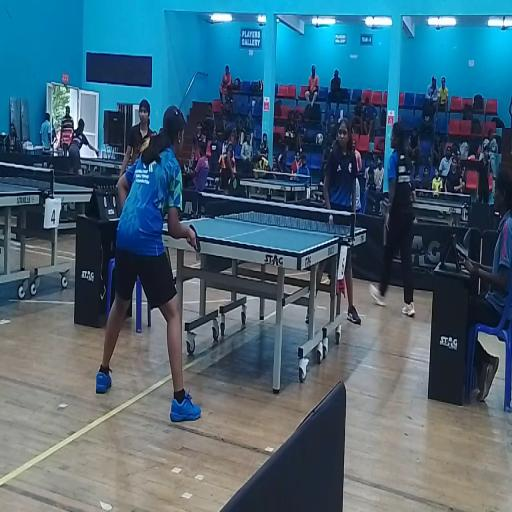
#> input picture backend/datasets/ball/test/images/frame_00014_jpg.rf.68a255c4bbd48e5ff5f216b2ef6713b9.jpg, 512 x 512 px; its folder holds only this picture in this run
$ python -i ttnet_analysis.py   (imports and definitions only)
#> lines starting #> are read from the running program, lines starting #| are printed output that depends on the picture; after the words box and inside, x2 and y2 are one past the last pixel; in counts of white or black regions, pixels touching at a corner belong together
#> further down, picture is the input picture: shape (512, 512, 3); mean B, G, R 118, 100.5, 69.6
"""
Advanced Table Tennis Video Analysis Module
Inspired by TTNet: Real-time temporal and spatial video analysis
Implements: Ball Detection, Player Segmentation, Event Spotting
"""

import cv2
import numpy as np
from typing import List, Dict, Tuple, Optional, Any
import json
import logging
from sklearn.cluster import DBSCAN
from scipy import ndimage
from collections import deque
import time

from ball_tracker import BallTracker, get_onnx_ball_detector

logger = logging.getLogger(__name__)

class BallDetector:
    """
    Two-stage ball detection inspired by TTNet
    Stage 1: Global detection for rough ball position
    Stage 2: Local refinement for precise location
    """

    # [155 lines left out: functions __init__, _candidates_from_mask, detect_ball_global, detect_ball_local, _calculate_motion_consistency, _template_match_score, not called in this run]

class PlayerSegmentation:
    """
    Player and scene segmentation inspired by TTNet
    Segments: Players, Table, Background, Scoreboard
    """

    def __init__(self):
        self.background_subtractor = cv2.createBackgroundSubtractorMOG2(detectShadows=True)
        self.table_mask = None
        self.segmentation_history = deque(maxlen=10)

    def segment_scene(self, frame: np.ndarray) -> Dict[str, np.ndarray]:
        """
        Segment the frame into different components
        Returns: Dictionary with masks for 'players', 'table', 'background'
        """
        height, width = frame.shape[:2]
#> height = 512; width = 512

        # Initialize result masks
        masks = {
            'players': np.zeros((height, width), dtype=np.uint8),
            'table': np.zeros((height, width), dtype=np.uint8),
            'background': np.zeros((height, width), dtype=np.uint8),
            'scoreboard': np.zeros((height, width), dtype=np.uint8)
        }

        # 1. Table detection (green surface)
        table_mask = self._detect_table(frame)
        masks['table'] = table_mask

        # 2. Player detection using background subtraction and color analysis
        player_mask = self._detect_players(frame, table_mask)
        masks['players'] = player_mask

        # 3. Scoreboard detection (usually in corners/edges)
        scoreboard_mask = self._detect_scoreboard(frame)
        masks['scoreboard'] = scoreboard_mask

        # 4. Background is everything else
        background_mask = np.ones((height, width), dtype=np.uint8) * 255
        background_mask = cv2.bitwise_and(background_mask, cv2.bitwise_not(table_mask))
        background_mask = cv2.bitwise_and(background_mask, cv2.bitwise_not(player_mask))
        background_mask = cv2.bitwise_and(background_mask, cv2.bitwise_not(scoreboard_mask))
        masks['background'] = background_mask

        # Store in history for temporal consistency
        self.segmentation_history.append(masks)

        return masks

    def _detect_table(self, frame: np.ndarray) -> np.ndarray:
        """Detect table tennis table (green surface)"""
        hsv = cv2.cvtColor(frame, cv2.COLOR_BGR2HSV)
#> hsv: shape (512, 512, 3); mean H, S, V 85.6, 115.4, 122.1

        # Green color range for table
        lower_green = np.array([40, 40, 40])
        upper_green = np.array([80, 255, 255])

        mask = cv2.inRange(hsv, lower_green, upper_green)
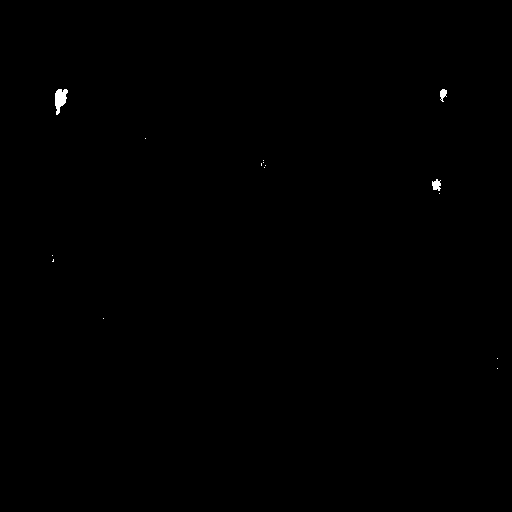
#> mask: shape (512, 512); 0.14% white; 15 white regions (12 under 20 px), largest, box (x1, y1, x2, y2) and area: (55, 89, 68, 115) 212, (432, 179, 441, 191) 76, (440, 89, 447, 102) 59

        # Morphological operations to clean up
        kernel = cv2.getStructuringElement(cv2.MORPH_RECT, (5, 5))
        mask = cv2.morphologyEx(mask, cv2.MORPH_CLOSE, kernel)
#> mask: shape (512, 512); 0.15% white; 10 white regions (7 under 20 px), largest, box (x1, y1, x2, y2) and area: (55, 89, 68, 115) 221, (432, 179, 441, 194) 88, (440, 89, 447, 102) 68
        mask = cv2.morphologyEx(mask, cv2.MORPH_OPEN, kernel)
#> mask: shape (512, 512); 0.12% white; 3 white regions

        # Find largest contour (likely the table)
        contours, _ = cv2.findContours(mask, cv2.RETR_EXTERNAL, cv2.CHAIN_APPROX_SIMPLE)
#> contours = 3 contours; box (x1, y1, x2, y2) and area: (55, 89, 67, 107) 164, (432, 180, 441, 190) 64, (440, 90, 447, 97) 36

        if contours:
            largest_contour = max(contours, key=cv2.contourArea)
#> largest_contour = contour of 13 points, box (x1, y1, x2, y2) (55, 89, 67, 107), area 164

            # Create mask from largest contour
            table_mask = np.zeros(mask.shape, dtype=np.uint8)
            cv2.fillPoly(table_mask, [largest_contour], 255)
#> table_mask: shape (512, 512); 0.07% white; 1 white region, box (x1, y1, x2, y2) and area: (55, 89, 67, 107) 189

            return table_mask

        return mask

    def _detect_players(self, frame: np.ndarray, table_mask: np.ndarray) -> np.ndarray:
        """Detect players using background subtraction and skin color detection"""
        # Background subtraction
        fg_mask = self.background_subtractor.apply(frame)
#> fg_mask: shape (512, 512); values 127 (black) and 255 (white), 0% white in thin lines or dots, all inside (x1, y1, x2, y2) = (220, 307, 221, 308)

        # Remove table area from foreground
        fg_mask = cv2.bitwise_and(fg_mask, cv2.bitwise_not(table_mask))

        # Skin color detection (additional cue for players)
        skin_mask = self._detect_skin_color(frame)
#> in _detect_skin_color, `ycrcb = cv2.cvtColor(frame, cv2.COLOR_BGR2YCrCb)`: ycrcb: shape (512, 512, 3); mean of channels 0, 1, 2 93.3, 111.1, 142
#> in _detect_skin_color, `skin_mask = cv2.inRange(ycrcb, lower_skin, upper_skin)`: skin_mask: shape (512, 512); 9.9% white; 27 white regions (12 under 20 px), largest, box (x1, y1, x2, y2) and area: (96, 366, 340, 512) 13825, (424, 410, 502, 510) 5413, (64, 315, 143, 415) 3151
#> in _detect_skin_color, `skin_mask = cv2.morphologyEx(skin_mask, cv2.MORPH_OPEN, kernel)`: skin_mask: shape (512, 512); 9.8% white; 23 white regions (8 under 20 px), largest, box (x1, y1, x2, y2) and area: (96, 366, 340, 512) 13752, (424, 410, 493, 510) 5335, (64, 315, 143, 415) 3123

        # Combine foreground and skin detection
        player_mask = cv2.bitwise_or(fg_mask, skin_mask)
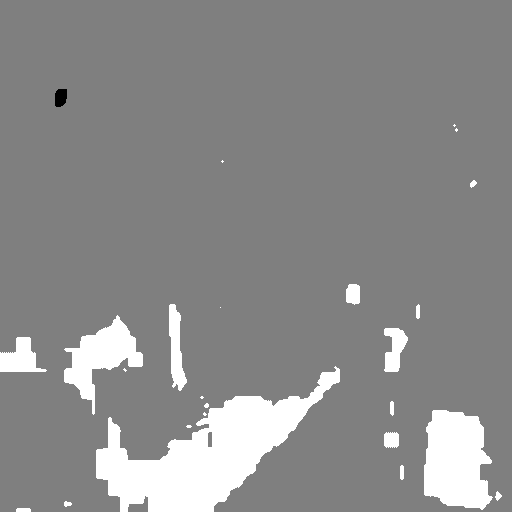
#> player_mask: shape (512, 512); min 0, max 255, mean 139.4

        # Remove table area again
        player_mask = cv2.bitwise_and(player_mask, cv2.bitwise_not(table_mask))

        # Morphological operations
        kernel = cv2.getStructuringElement(cv2.MORPH_ELLIPSE, (7, 7))
        player_mask = cv2.morphologyEx(player_mask, cv2.MORPH_CLOSE, kernel)
        player_mask = cv2.morphologyEx(player_mask, cv2.MORPH_OPEN, kernel)

        # Filter small components
        contours, _ = cv2.findContours(player_mask, cv2.RETR_EXTERNAL, cv2.CHAIN_APPROX_SIMPLE)
#> contours = [[[0, 0], [0, 511], [511, 511], [511, 0]]]
        filtered_mask = np.zeros(player_mask.shape, dtype=np.uint8)

        min_area = 500  # Minimum area for player detection
        for contour in contours:
            if cv2.contourArea(contour) > min_area:
                cv2.fillPoly(filtered_mask, [contour], 255)
#> this loop made 1 pass
#> contour on pass 1: [[0, 0], [0, 511], [511, 511], [511, 0]]
#> filtered_mask: shape (512, 512); every value is 255

        return filtered_mask

    def _detect_skin_color(self, frame: np.ndarray) -> np.ndarray:
        """Detect skin color regions"""
        # Convert to YCrCb color space (better for skin detection)
        ycrcb = cv2.cvtColor(frame, cv2.COLOR_BGR2YCrCb)

        # Define skin color range
        lower_skin = np.array([0, 133, 77])
        upper_skin = np.array([255, 173, 127])

        skin_mask = cv2.inRange(ycrcb, lower_skin, upper_skin)

        # Morphological operations
        kernel = cv2.getStructuringElement(cv2.MORPH_ELLIPSE, (3, 3))
        skin_mask = cv2.morphologyEx(skin_mask, cv2.MORPH_OPEN, kernel)

        return skin_mask

    def _detect_scoreboard(self, frame: np.ndarray) -> np.ndarray:
        """Detect scoreboard areas (usually text regions in corners)"""
        gray = cv2.cvtColor(frame, cv2.COLOR_BGR2GRAY)
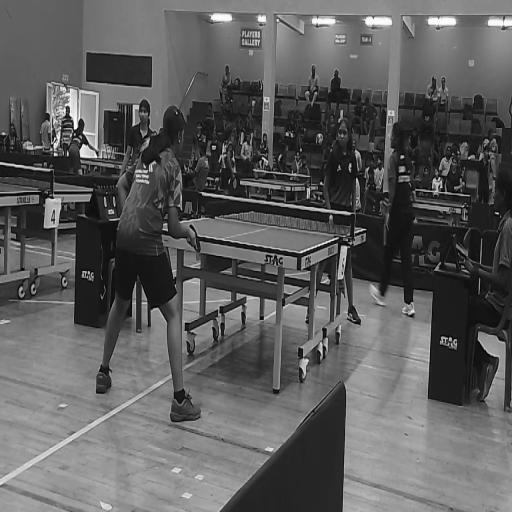
#> gray: shape (512, 512); min 0, max 255, mean 93.3
        height, width = gray.shape
#> height = 512; width = 512

        # Focus on corner regions where scoreboards typically appear
        corner_regions = [
            (0, 0, width//3, height//4),  # Top-left
            (2*width//3, 0, width, height//4),  # Top-right
            (0, 3*height//4, width//3, height),  # Bottom-left
            (2*width//3, 3*height//4, width, height)  # Bottom-right
        ]

        scoreboard_mask = np.zeros(gray.shape, dtype=np.uint8)

        for x1, y1, x2, y2 in corner_regions:
            roi = gray[y1:y2, x1:x2]

            # Detect text-like regions using edge detection
            edges = cv2.Canny(roi, 100, 200)

            # Find contours that might be text
            contours, _ = cv2.findContours(edges, cv2.RETR_EXTERNAL, cv2.CHAIN_APPROX_SIMPLE)

            for contour in contours:
                area = cv2.contourArea(contour)
                if 100 < area < 5000:  # Text-like area
                    # Draw contour on scoreboard mask
                    cv2.fillPoly(scoreboard_mask[y1:y2, x1:x2], [contour], 255)
#> this loop made 4 passes
#> contours on pass 4: 16 contours, all with area under 20
#> pass 1, in _detect_scoreboard, `roi = gray[y1:y2, x1:x2]`:
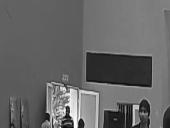
#> roi: shape (128, 170); min 4, max 253, mean 101.1
#> after the loop:
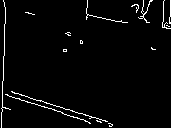
#> edges: shape (128, 171); 2.8% white in thin lines or dots
#> after the loop:
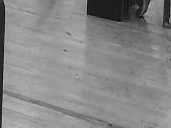
#> roi: shape (128, 171); min 6, max 190, mean 135.3

        return scoreboard_mask

class EventSpotter:
    """
    Event detection inspired by TTNet
    Detects: Ball bounces, Net hits, Serves, Rallies, Points
    """

    # [182 lines left out: functions __init__, detect_events, _detect_ball_bounce, _detect_net_hit, _detect_serve_motion, _detect_rally_end, not called in this run]

class TTNetAnalyzer:
    """
    Main analyzer class combining all TTNet-inspired modules
    """

    # [788 lines left out: functions __init__, analyze_frame, _calculate_analysis_quality, get_match_statistics, analyze_video_real, analyze_video_with_ttnet and 10 more, not called in this run]

>>> import cv2
>>> picture = cv2.imread('datasets/ball/test/images/frame_00014_jpg.rf.68a255c4bbd48e5ff5f216b2ef6713b9.jpg')
>>> result = PlayerSegmentation().segment_scene(picture)
#> in segment_scene, `scoreboard_mask = self._detect_scoreboard(frame)`:
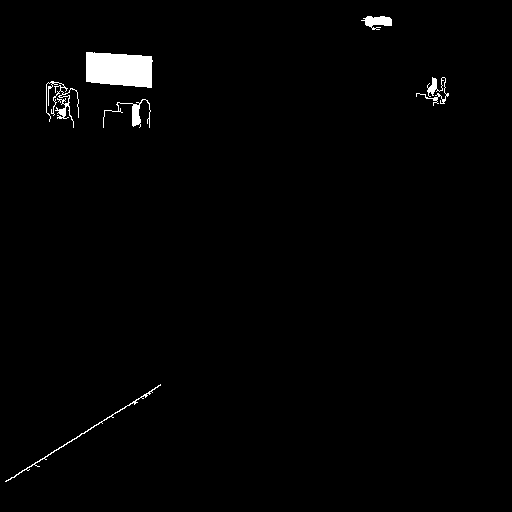
#> scoreboard_mask: shape (512, 512); 1.3% white; 6 white regions, box (x1, y1, x2, y2) and area: (86, 52, 153, 88) 2054, (46, 81, 79, 128) 392, (103, 99, 151, 128) 285, (5, 384, 161, 482) 281, (361, 16, 392, 30) 263, (416, 77, 449, 106) 252
#> in segment_scene, `background_mask = cv2.bitwise_and(background_mask, cv2.bitwise_not(pla..`: background_mask: shape (512, 512); every value is 0
#> result = 4 items
